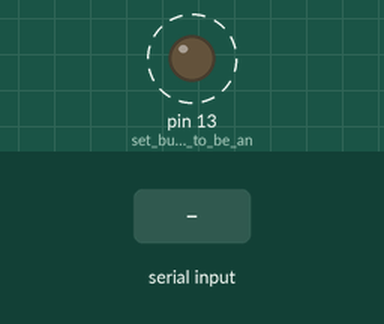
This sketch was run on a simulated Arduino Uno, built with avr-gcc and run on an emulated ATmega328P. Parts: output pins drawn as LEDs (lit = HIGH). Dashed ring = blinking. The test bench sets the inputs (shaded band). What the sketch prints to the serial monitor is not drawn.

Above: at 1.2 s.
1.3 s: byte 30 received over Serial
4.3 s: byte 90 received over Serial
7.3 s: byte 120 received over Serial
Timing chart, 0 to 16.3 s (numbered marks = the images above; inputs shaded):
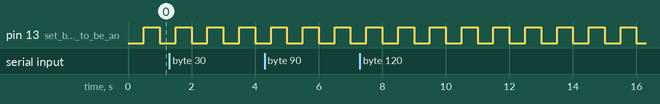

Measured:
- by itself, pin 13 (set_built_in_LED_to_be_an): alternates HIGH for 0.50 s and LOW for 0.50 s

The sketch:

Serial.ino
```cpp
/*
    Simple Serial
    Context: Arduino
    Listens for an incoming serial byte, adds one to the byte
    and sends the result back out serially.
    Also blinks the built-in LED every half second.
 */

int inByte = 0;              // variable to hold incoming serial data
unsigned long blinkTimer = 0;// keeps track of how long since the LED
                             // was last turned off
unsigned int blinkInterval = 1000; // a full second from on to off to on again

void setup() {
  pinMode(LED_BUILTIN, OUTPUT); // set built in LED to be an output
  Serial.begin(9600);           // configure the serial port for 9600 bps
}

void loop() {
  // if there are any incoming serial bytes available to read:
  if (Serial.available() > 0) {
        inByte = Serial.read();  // then read the first available byte,
        Serial.write(inByte+1);  // add one to it and send the result out
  }

  // Meanwhile, keep blinking the LED.
  // after a half a second, turn the LED on:
  if (millis() - blinkTimer >= blinkInterval/2) {
    digitalWrite(LED_BUILTIN, HIGH);      // turn the LED on
  }
  // after a half a second, turn the LED off and reset the timer:
  if (millis() - blinkTimer >= blinkInterval) {
    digitalWrite(LED_BUILTIN, LOW);  // turn the LED off
    blinkTimer = millis();           // reset the timer
  }
}
```
